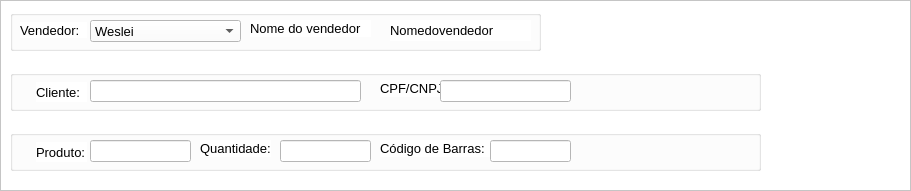
       <widget class="QFrame" name="frame_11">
        <property name="geometry">
         <rect>
          <x>10</x>
          <y>10</y>
          <width>911</width>
          <height>191</height>
         </rect>
        </property>
        <property name="styleSheet">
         <string notr="true">background-color: rgb(255, 255, 255);</string>
        </property>
        <property name="frameShape">
         <enum>QFrame::StyledPanel</enum>
        </property>
        <property name="frameShadow">
         <enum>QFrame::Raised</enum>
        </property>
        <widget class="QGroupBox" name="groupBox_19">
         <property name="enabled">
          <bool>true</bool>
         </property>
         <property name="geometry">
          <rect>
           <x>10</x>
           <y>130</y>
           <width>751</width>
           <height>41</height>
          </rect>
         </property>
         <property name="font">
          <font>
           <pointsize>15</pointsize>
           <weight>50</weight>
           <bold>false</bold>
          </font>
         </property>
         <property name="layoutDirection">
          <enum>Qt::LeftToRight</enum>
         </property>
         <property name="autoFillBackground">
          <bool>false</bool>
         </property>
         <property name="styleSheet">
          <string notr="true">color: rgb(0, 0, 127);
color: rgb(0, 0, 0);

</string>
         </property>
         <property name="inputMethodHints">
          <set>Qt::ImhNone</set>
         </property>
         <property name="title">
          <string/>
         </property>
         <property name="flat">
          <bool>false</bool>
         </property>
         <property name="checkable">
          <bool>false</bool>
         </property>
         <widget class="QLabel" name="label_31">
          <property name="geometry">
           <rect>
            <x>26</x>
            <y>12</y>
            <width>51</width>
            <height>20</height>
           </rect>
          </property>
          <property name="font">
           <font>
            <pointsize>10</pointsize>
           </font>
          </property>
          <property name="styleSheet">
           <string notr="true">color: rgb(0, 0, 0);</string>
          </property>
          <property name="text">
           <string>Produto:</string>
          </property>
         </widget>
         <widget class="QLineEdit" name="produto_2">
          <property name="enabled">
           <bool>true</bool>
          </property>
          <property name="geometry">
           <rect>
            <x>80</x>
            <y>10</y>
            <width>101</width>
            <height>22</height>
           </rect>
          </property>
          <property name="font">
           <font>
            <pointsize>10</pointsize>
            <weight>50</weight>
            <bold>false</bold>
           </font>
          </property>
          <property name="styleSheet">
           <string notr="true">background-color: rgb(255, 255, 255);
color: rgb(0, 0, 0);</string>
          </property>
         </widget>
         <widget class="QLabel" name="label_32">
          <property name="geometry">
           <rect>
            <x>370</x>
            <y>10</y>
            <width>111</width>
            <height>17</height>
           </rect>
          </property>
          <property name="font">
           <font>
            <pointsize>10</pointsize>
           </font>
          </property>
          <property name="styleSheet">
           <string notr="true">color: rgb(0, 0, 0);</string>
          </property>
          <property name="text">
           <string>Código de Barras:</string>
          </property>
         </widget>
         <widget class="QLineEdit" name="codigo_de_barras_2">
          <property name="enabled">
           <bool>true</bool>
          </property>
          <property name="geometry">
           <rect>
            <x>480</x>
            <y>10</y>
            <width>81</width>
            <height>22</height>
           </rect>
          </property>
          <property name="font">
           <font>
            <pointsize>10</pointsize>
            <weight>50</weight>
            <bold>false</bold>
           </font>
          </property>
          <property name="styleSheet">
           <string notr="true">background-color: rgb(255, 255, 255);
color: rgb(0, 0, 0);</string>
          </property>
         </widget>
         <widget class="QLabel" name="label_33">
          <property name="geometry">
           <rect>
            <x>190</x>
            <y>10</y>
            <width>71</width>
            <height>17</height>
           </rect>
          </property>
          <property name="font">
           <font>
            <pointsize>10</pointsize>
           </font>
          </property>
          <property name="styleSheet">
           <string notr="true">color: rgb(0, 0, 0);</string>
          </property>
          <property name="text">
           <string>Quantidade:</string>
          </property>
         </widget>
         <widget class="QLineEdit" name="quantidade_2">
          <property name="enabled">
           <bool>true</bool>
          </property>
          <property name="geometry">
           <rect>
            <x>270</x>
            <y>10</y>
            <width>91</width>
            <height>22</height>
           </rect>
          </property>
          <property name="font">
           <font>
            <pointsize>10</pointsize>
            <weight>50</weight>
            <bold>false</bold>
           </font>
          </property>
          <property name="styleSheet">
           <string notr="true">background-color: rgb(255, 255, 255);
color: rgb(0, 0, 0);</string>
          </property>
         </widget>
        </widget>
        <widget class="QGroupBox" name="groupBox_20">
         <property name="enabled">
          <bool>true</bool>
         </property>
         <property name="geometry">
          <rect>
           <x>10</x>
           <y>10</y>
           <width>531</width>
           <height>41</height>
          </rect>
         </property>
         <property name="font">
          <font>
           <pointsize>15</pointsize>
           <weight>50</weight>
           <bold>false</bold>
          </font>
         </property>
         <property name="layoutDirection">
          <enum>Qt::LeftToRight</enum>
         </property>
         <property name="autoFillBackground">
          <bool>false</bool>
         </property>
         <property name="styleSheet">
          <string notr="true">color: rgb(0, 0, 127);
color: rgb(0, 0, 0);

</string>
         </property>
         <property name="inputMethodHints">
          <set>Qt::ImhNone</set>
         </property>
         <property name="title">
          <string/>
         </property>
         <property name="flat">
          <bool>false</bool>
         </property>
         <property name="checkable">
          <bool>false</bool>
         </property>
         <widget class="QComboBox" name="vendedor_2">
          <property name="enabled">
           <bool>true</bool>
          </property>
          <property name="geometry">
           <rect>
            <x>80</x>
            <y>10</y>
            <width>151</width>
            <height>22</height>
           </rect>
          </property>
          <property name="font">
           <font>
            <pointsize>10</pointsize>
           </font>
          </property>
          <property name="cursor">
           <cursorShape>PointingHandCursor</cursorShape>
          </property>
          <property name="accessibleDescription">
           <string/>
          </property>
          <property name="styleSheet">
           <string notr="true">background-color: rgb(255, 255, 255);
color: rgb(0, 0, 0);</string>
          </property>
          <property name="frame">
           <bool>true</bool>
          </property>
          <item>
           <property name="text">
            <string>Weslei</string>
           </property>
          </item>
          <item>
           <property name="text">
            <string>Josemilton</string>
           </property>
          </item>
         </widget>
         <widget class="QLabel" name="label_4">
          <property name="geometry">
           <rect>
            <x>10</x>
            <y>12</y>
            <width>67</width>
            <height>16</height>
           </rect>
          </property>
          <property name="font">
           <font>
            <pointsize>10</pointsize>
           </font>
          </property>
          <property name="styleSheet">
           <string notr="true">color: rgb(0, 0, 0);</string>
          </property>
          <property name="text">
           <string>Vendedor:</string>
          </property>
         </widget>
         <widget class="QLabel" name="label_34">
          <property name="geometry">
           <rect>
            <x>240</x>
            <y>10</y>
            <width>121</width>
            <height>17</height>
           </rect>
          </property>
          <property name="font">
           <font>
            <pointsize>10</pointsize>
           </font>
          </property>
          <property name="styleSheet">
           <string notr="true">color: rgb(0, 0, 0);</string>
          </property>
          <property name="text">
           <string>Nome do vendedor</string>
          </property>
         </widget>
         <widget class="QLabel" name="nomedovendedor_2">
          <property name="geometry">
           <rect>
            <x>380</x>
            <y>10</y>
            <width>141</width>
            <height>21</height>
           </rect>
          </property>
          <property name="font">
           <font>
            <pointsize>10</pointsize>
           </font>
          </property>
          <property name="text">
           <string>Nomedovendedor</string>
          </property>
         </widget>
        </widget>
        <widget class="QGroupBox" name="groupBox_22">
         <property name="enabled">
          <bool>true</bool>
         </property>
         <property name="geometry">
          <rect>
           <x>10</x>
           <y>70</y>
           <width>751</width>
           <height>41</height>
          </rect>
         </property>
         <property name="font">
          <font>
           <pointsize>15</pointsize>
           <weight>50</weight>
           <bold>false</bold>
          </font>
         </property>
         <property name="layoutDirection">
          <enum>Qt::LeftToRight</enum>
         </property>
         <property name="autoFillBackground">
          <bool>false</bool>
         </property>
         <property name="styleSheet">
          <string notr="true">color: rgb(0, 0, 127);
color: rgb(0, 0, 0);

</string>
         </property>
         <property name="inputMethodHints">
          <set>Qt::ImhNone</set>
         </property>
         <property name="title">
          <string/>
         </property>
         <property name="flat">
          <bool>false</bool>
         </property>
         <property name="checkable">
          <bool>false</bool>
         </property>
         <widget class="QLabel" name="label_63">
          <property name="geometry">
           <rect>
            <x>26</x>
            <y>12</y>
            <width>51</width>
            <height>20</height>
           </rect>
          </property>
          <property name="font">
           <font>
            <pointsize>10</pointsize>
           </font>
          </property>
          <property name="styleSheet">
           <string notr="true">color: rgb(0, 0, 0);</string>
          </property>
          <property name="text">
           <string>Cliente:</string>
          </property>
         </widget>
         <widget class="QLineEdit" name="cliente_2">
          <property name="enabled">
           <bool>true</bool>
          </property>
          <property name="geometry">
           <rect>
            <x>80</x>
            <y>10</y>
            <width>271</width>
            <height>22</height>
           </rect>
          </property>
          <property name="font">
           <font>
            <pointsize>10</pointsize>
            <weight>50</weight>
            <bold>false</bold>
           </font>
          </property>
          <property name="styleSheet">
           <string notr="true">background-color: rgb(255, 255, 255);
color: rgb(0, 0, 0);</string>
          </property>
         </widget>
         <widget class="QLabel" name="label_65">
          <property name="geometry">
           <rect>
            <x>370</x>
            <y>10</y>
            <width>71</width>
            <height>17</height>
           </rect>
          </property>
          <property name="font">
           <font>
            <pointsize>10</pointsize>
           </font>
          </property>
          <property name="styleSheet">
           <string notr="true">color: rgb(0, 0, 0);</string>
          </property>
          <property name="text">
           <string>CPF/CNPJ:</string>
          </property>
         </widget>
         <widget class="QLineEdit" name="cpf_cnpj_2">
          <property name="enabled">
           <bool>true</bool>
          </property>
          <property name="geometry">
           <rect>
            <x>430</x>
            <y>10</y>
            <width>131</width>
            <height>22</height>
           </rect>
          </property>
          <property name="font">
           <font>
            <pointsize>10</pointsize>
            <weight>50</weight>
            <bold>false</bold>
           </font>
          </property>
          <property name="styleSheet">
           <string notr="true">background-color: rgb(255, 255, 255);
color: rgb(0, 0, 0);</string>
          </property>
         </widget>
        </widget>
       </widget>
